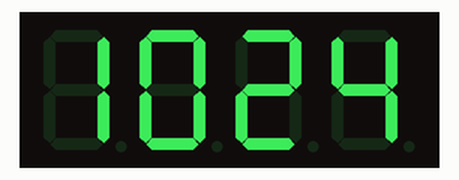
This program was run on a simulated Raspberry Pi (BCM pin numbers). Shown: 4-digit seven-segment display. The clock reads 2024-03-15 10:24:30 at power-on unless the program sets it; what the program prints to the terminal is not drawn.

Above: at 0.1 s.
At 63.3 s:
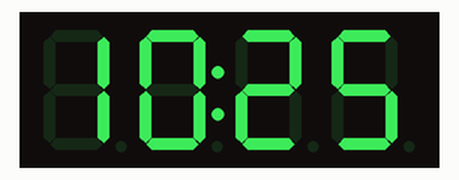
At 128.2 s:
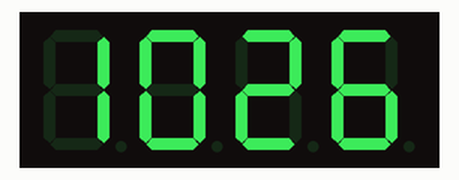

The program:

seven_segment.py
```python
import time
import datetime
from Adafruit_LED_Backpack import SevenSegment

# ===========================================================================
# Menampilkan Jam/Waktu
# ===========================================================================
segment = SevenSegment.SevenSegment(address=0x70)

# Inisialisasi display
segment.begin()

print("Press CTRL+C to exit")

# Melakukan update secara terus menerus untuk 4 karakter, 7-segment display
try:
  while(True):
    now = datetime.datetime.now()
    hour = now.hour
    minute = now.minute
    second = now.second

    segment.clear()
    # Set jam
    segment.set_digit(0, int(hour / 10))     # Puluhan
    segment.set_digit(1, hour % 10)          # Satuan
    # Set menit
    segment.set_digit(2, int(minute / 10))   # Puluhan
    segment.set_digit(3, minute % 10)        # Satuan
    # menyalakan titik dua/colon (:)
    segment.set_colon(second % 2)              # Menyalakan colon pada 1Hz

    # Write buffer display ke hardware untuk mengupdate display secara fisikal
    segment.write_display()

    # Menunggu selama 0.25 detik
    time.sleep(0.25)
except KeyboardInterrupt:
    segment.clear()
    segment.write_display()
```
